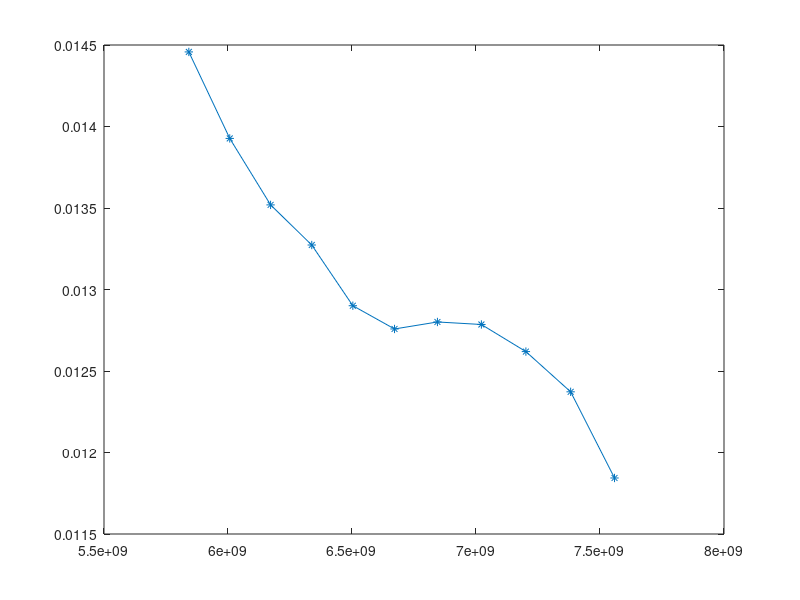

Source code (MATLAB): (Note: this script raises an error after producing the figure.)
% Step 0: Clearing

clear all;
close all;
clc;

% Step 1: Load world data

pkg load statistics;

fid = fopen('Example01-World-Population.csv', 'r');
C   = textscan(fid,'%f32 %f32', 'delimiter', ';');
fclose(fid);

world_year  = cell2mat(C(1));
world_pop   = cell2mat(C(2));

start_ind   = find(world_year==1994);
end_ind     = find(world_year==2016);

% Step 2: Definition of World's population data points

time_int = 2;
year     = [world_year(start_ind):time_int:world_year(end_ind)]';
x        = [0:time_int:(world_year(end_ind)-world_year(start_ind))]';
y        = world_pop(start_ind:time_int:end_ind);  %[5.47 5.81 6.144 6.471 6.801 7.141 7.492]';

% Step 3: Computation of k in dependence of y

k    = (1/time_int).*(log(y(2:1:end)./y(1:1:(end-1)))); %(1./x(2:1:end)).*log(y(2:1:end)/y(1));

figure(1)
plot(y(2:1:end),k,'marker','*')

% Step 4: Spline interpolation

y_spl = y(2:1:end);
k_spl = k(1:1:end);
n = (length(y_spl) - 1);
h = zeros(n,1);
h = diff(y_spl);

[A B] = linear_spline_natural(y_spl,k_spl,n,h);

lin_spl      = cell(n,1);
lin_spl_diff = cell(n,1);

for j = 1:1:n
  lin_spl{j}      = @(z) A(j)*z + B(j);
  lin_spl_diff{j} = @(z) A(j);
endfor

m = 50;
figure(2)
for j = 1:1:n
  plot(y_spl(j):h(j)/m:y_spl(j+1),lin_spl{j}(y_spl(j):h(j)/m:y_spl(j+1)),'color','blue','linewidth',1)
  hold on
  plot(y_spl(j),k_spl(j),'marker','*','color','blue')
  hold on
  number = 1994 + time_int*j;
  title('Example 1 - Dependence of k on P (Linear spline)','fontsize',14);
  xlabel('Population P','fontsize',10);
  ylabel('k(P)','fontsize',10);
endfor
  plot(y_spl(end),k_spl(end),'marker','*','color','blue')

% Step 5: Implicit Eulerian Time-Stepping Method

h_eul    = 0.25;
x_eul    = [0:h_eul:x(end-1)+3*time_int]';
y_eul    = zeros(length(x_eul),1);
y_eul(1) = y(3);

N          = 20;
y_zeros    = zeros(N+1,1);
y_zeros(1) = y_eul(1);

m = 1;
for l = 1:1:(length(x_eul)-1)
    if (x_eul(l) < x(m+1))
      for p = 1:1:N
        y_zeros(p+1) = y_zeros(p) - (h_eul*lin_spl{m}(y_zeros(p))*y_zeros(p)+y_eul(l)-y_zeros(p))/(h_eul*(lin_spl{m}(y_zeros(p))+y_zeros(p)*lin_spl_diff{m}(y_zeros(p)))-1);
      endfor
      y_eul(l+1) = y_zeros(end);
      y_zeros(1) = y_eul(l+1);
    elseif ((x_eul(l) >= x(m+1)) & (m < length(lin_spl)))%(m < length(cub_spl)))
      m          = m+1;
      for p = 1:1:N
        y_zeros(p+1) = y_zeros(p) - (h_eul*lin_spl{m}(y_zeros(p))*y_zeros(p)+y_eul(l)-y_zeros(p))/(h_eul*(lin_spl{m}(y_zeros(p))+y_zeros(p)*lin_spl_diff{m}(y_zeros(p)))-1);
      endfor
      y_eul(l+1) = y_zeros(end);
      y_zeros(1) = y_eul(l+1);
    else
      for p = 1:1:N
        y_zeros(p+1) = y_zeros(p) - (h_eul*lin_spl{length(lin_spl)}(y_zeros(p))*y_zeros(p)+y_eul(l)-y_zeros(p))/(h_eul*(lin_spl{length(lin_spl)}(y_zeros(p))+y_zeros(p)*lin_spl_diff{length(lin_spl_diff)}(y_zeros(p)))-1);
      endfor
      y_eul(l+1) = y_zeros(end);
      y_zeros(1) = y_eul(l+1);
    endif
endfor

figure(3)
plot(x(3:1:end)-2*time_int,y(3:1:end),'marker','+','color','black','linewidth',1)
hold on
plot(x_eul,y_eul,'color','red','linewidth',1)
hold on
% Start: Local Sensitivity
plot([x(3)-2*time_int:0.1:x(3)-1*time_int],(y(3)-5e+07).*exp(min(lin_spl{1}([y(3)-1e+08:1e+07:y(3)+1e+08])).*[x(3)-2*time_int:0.1:x(3)-1*time_int]),'color','black','linestyle','--','linewidth',0.5)
hold on
plot([x(3)-2*time_int:0.1:x(3)-1*time_int],(y(3)+5e+07).*exp(max(lin_spl{1}([y(3)-1e+08:1e+07:y(3)+1e+08])).*[x(3)-2*time_int:0.1:x(3)-1*time_int]),'color','black','linestyle','--','linewidth',0.5)
hold on
A1 = ((y(3)-5e+07)*exp(min(lin_spl{1}([y(3)-1e+08:1e+07:y(3)+1e+08])).*(x(3)-1*time_int)));
B1 = ((y(3)+5e+07)*exp(max(lin_spl{1}([y(3)-1e+08:1e+07:y(3)+1e+08])).*(x(3)-1*time_int)));
for k = 4:1:11
plot([x(k)-2*time_int:0.1:x(k)-1*time_int],A1.*exp(min(lin_spl{k-2}([y(k)-1e+08:1e+07:y(k)+1e+08])).*[x(3)-2*time_int:0.1:x(3)-1*time_int]),'color','black','linestyle','--','linewidth',0.5)
hold on
plot([x(k)-2*time_int:0.1:x(k)-1*time_int],B1.*exp(max(lin_spl{k-2}([y(k)-1e+08:1e+07:y(k)+1e+08])).*[x(3)-2*time_int:0.1:x(3)-1*time_int]),'color','black','linestyle','--','linewidth',0.5)
hold on
A1 = A1*exp(min(lin_spl{k-2}([y(k)-1e+08:1e+07:y(k)+1e+08]))*(x(3)-1*time_int));
B1 = B1*exp(max(lin_spl{k-2}([y(k)-1e+08:1e+07:y(k)+1e+08]))*(x(3)-1*time_int));
endfor
% End: Local Sensitivity
title('Example 1 - Total World Population (Linear spline)','fontsize',14);
legend({'Data used','Calculation','Estimated Sensitivity'},'location','northwest','fontsize',10);
xlabel('Time (Year)','fontsize',10);
ylabel('Total World Population','fontsize',10);
xticks([0:time_int:28]);
xticklabels({'1996','1998','2000','2002','2004','2006','2008','2010','2012','2014','2016','2018','2020','2022','2024'});

% Step 6: Relative Error Plot

y_pop = world_pop(start_ind+2*time_int:time_int:end);

err_rel = abs(y_pop-y_eul(1:time_int/h_eul:end))./y_pop;

figure(4)
plot([0:time_int:x(end)+2*time_int]',err_rel,'marker','*','color','blue','linewidth',1);
hold on
title('Example 1 - Relative Error (Linear spline)','fontsize',14);
xlabel('Time (Year)','fontsize',10);
ylabel('Relative Error','fontsize',10);
xticks([0:time_int:28]);
xticklabels({'1996','1998','2000','2002','2004','2006','2008','2010','2012','2014','2016','2018','2020','2022','2024'});
yticks([0:0.0025:0.0125]);
yticklabels({'0%','0.25%','0.5%','0.75%','1%','1.25%'});

% Step 7: Figure of Allee Threshold/Carrying Capacity

at_cc_thresholds = -B./A;

figure(5)
for j = 1:1:length(at_cc_thresholds)
  plot([time_int*j-time_int:0.1:time_int*j]',at_cc_thresholds(j)*ones(length([time_int*j-time_int:0.1:time_int*j]),1),'color','blue','linewidth',1);
  hold on
endfor
title('Example 1 - Time-varying thresholds (Linear spline)','fontsize',14);
xlabel('Time (Year)','fontsize',10);
ylabel('Threshold size','fontsize',10);
xticks([0:time_int:20]);
xticklabels({'1996','1998','2000','2002','2004','2006','2008','2010','2012','2014','2016'});

##figure(3)
##plot(x_new,y_new,'marker','+','color','black','linewidth',1);
##hold on
##plot(x_eul,y_eul,'marker','*','color','red','linewidth',1);
##hold on
##title('Example 2 - Total Population of Japan (Linear spline)','fontsize',14);
##legend({'Data','Calculation'},'location','northeast','fontsize',10)
##xlabel('Time (Year)','fontsize',10);
##ylabel('Total Population of Japan (In Billions)','fontsize',10);
##xticks([0:4:28]);
##xticklabels({'1996','2000','2004','2008','2012','2016','2020','2024'});
##
##% Step 5: Relative Error Plot
##
##y_pop   = [125.178 125.757 126.400 126.843 127.445 127.761 127.854 128.063 128.070 127.629 127.276 127.076 126.811 126.261 125.125 123.975]';
##
##err_rel = abs(y_pop-y_eul(1:4/h_eul:end))./y_pop;
##
##figure(4)
##plot([0:2:32]',err_rel,'marker','*','color','blue','linewidth',1)
##hold on
##title('Example 2 - Relative Error (Linear spline)','fontsize',14);
##xlabel('Time (Year)','fontsize',10);
##ylabel('Relative Error','fontsize',10);
##xticks([0:4:32]);
##xticklabels({'1996','2000','2004','2008','2012','2016','2020','2024'});
##yticks([0:0.03:0.24]);
##yticklabels({'0%','3%','6%','9%','12%','15%','18%','21%','24%'});
##
##figure(5)
##plot([123:1:130]',lin_spl{4}([123:1:130]'))
